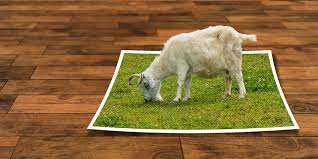
#> input picture index.jpeg, 318 x 159 px
$ python convolution.py --image index.jpeg
#> lines starting #> are read from the running program, lines starting #| are printed output that depends on the picture

from skimage.exposure import rescale_intensity #helps to implement custom convolution function
import numpy as np  #fpr numerical process
import argparse
import cv2

def convolve_(image, K):
	(iH, iW)=image.shape[:2]
	(kH, kW)=K.shape[:2]
	pad=(kW-1)//2
	image=cv2.copyMakeBorder(image, pad, pad, pad, pad,
		cv2.BORDER_REPLICATE)
	output=np.zeros((iH, iW), dtype="float")

	for y in np.arange(pad, iH+pad):
		for x in np.arange(pad, iW+pad):
			roi=image[y-pad:y+pad+1, x-pad:x+pad+1]
			k=(roi*K).sum()
			output[y-pad, x-pad]=k
			output=rescale_intensity(output, in_range=(0,255))
			output=(output*255).astype("uint8")
	return output

#arguemnt parse part of driver algorithms
ap=argparse.ArgumentParser()
ap.add_argument("-i","--image", required=True, help="path to the imaput image")
args=vars(ap.parse_args())

#kernal for blurring and smoothing image using average smoothing

smallBlur=np.ones((7,7), dtype="float")*(1.0/(7*7))
largeBlur=np.ones((21, 21), dtype="float")*(1.0/(21*21))

#sharpening the image

sharpen=np.array(([0,-1, 0],
	 			  [-1, 5, -1],
	 			  [0, -1, 0]), dtype="int")

#laplacian kernal for used to detect edge of input image

laplacian=np.array(([0,1,0],
					[1,-4, 1],
					[0,1,0]), dtype="int")
#Sobel kernal is used to detect the edge-like regions both x anad y axis

sobelX=np.array((
	[-1,0,1],
	[-2,0,2],
	[-1,0,1]), dtype="int")

#Construct sobelY

sobelY=np.array((
	[-1, -2, -1],
	[0,0,0],
	[1,2,1]), dtype="int")


#emboss kernal

emboss=np.array((
	[-2,-1,0],
	[-1,1,1],[0,1,2]), dtype="int")


total_kernal=(
	("small_Blur", smallBlur),
	("large_Blura",largeBlur),
	("sharpen", sharpen),
	("laplacian",laplacian),
	("sobelX", sobelX),
	("sobelY", sobelY),
	("emboss", emboss))

#Visualise the total kernal using loop

image=cv2.imread(args["image"])
#> image is the input picture: shape (159, 318, 3); mean B, G, R 57.5, 105.5, 137.4
gray=cv2.cvtColor(image, cv2.COLOR_BGR2GRAY)
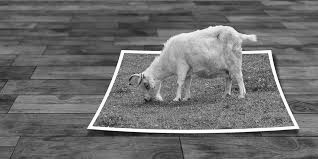
#> gray: shape (159, 318); min 1, max 255, mean 109.6

for (kernal_name,K) in total_kernal:
	print("Information applying {} kernal:".format(kernal_name))
	convoOutput=convolve_(gray, K)
	openCvOutput=cv2.filter2D(gray, -1, K)
	cv2.imshow("Original",gray)
	cv2.imshow("{} convolve: ".format(kernal_name), convoOutput)
	cv2.imshow("{} -openCV: ".format(kernal_name), openCvOutput)
	cv2.waitKey(0)
#> (the run stopped early here; a loop or call above may not have finished)
